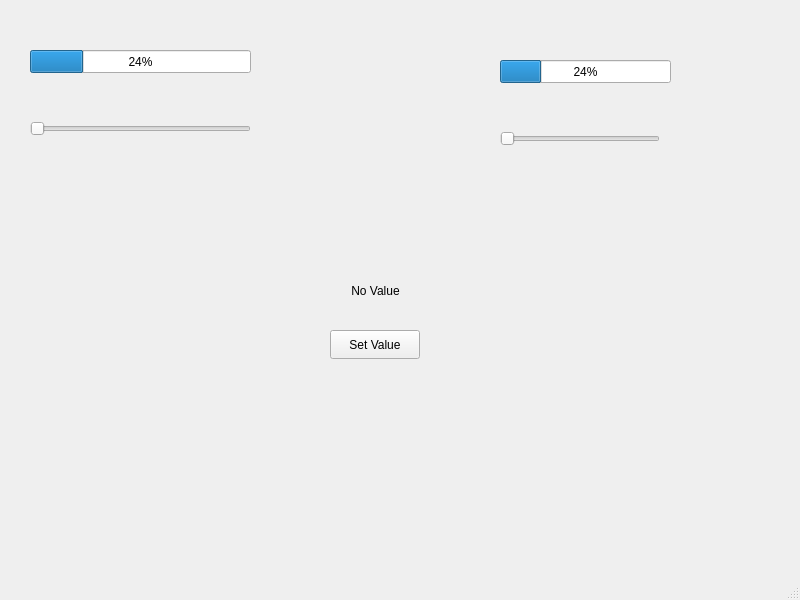
<?xml version="1.0" encoding="UTF-8"?>
<ui version="4.0">
 <class>MainWindow</class>
 <widget class="QMainWindow" name="MainWindow">
  <property name="geometry">
   <rect>
    <x>0</x>
    <y>0</y>
    <width>800</width>
    <height>600</height>
   </rect>
  </property>
  <property name="windowTitle">
   <string>MainWindow</string>
  </property>
  <widget class="QWidget" name="centralwidget">
   <widget class="QProgressBar" name="progressBar">
    <property name="geometry">
     <rect>
      <x>30</x>
      <y>50</y>
      <width>221</width>
      <height>23</height>
     </rect>
    </property>
    <property name="value">
     <number>24</number>
    </property>
   </widget>
   <widget class="QSlider" name="horizontalSlider">
    <property name="geometry">
     <rect>
      <x>30</x>
      <y>120</y>
      <width>221</width>
      <height>18</height>
     </rect>
    </property>
    <property name="orientation">
     <enum>Qt::Orientation::Horizontal</enum>
    </property>
   </widget>
   <widget class="QSlider" name="horizontalSlider_2">
    <property name="geometry">
     <rect>
      <x>500</x>
      <y>130</y>
      <width>160</width>
      <height>18</height>
     </rect>
    </property>
    <property name="orientation">
     <enum>Qt::Orientation::Horizontal</enum>
    </property>
   </widget>
   <widget class="QProgressBar" name="progressBar_2">
    <property name="geometry">
     <rect>
      <x>500</x>
      <y>60</y>
      <width>171</width>
      <height>23</height>
     </rect>
    </property>
    <property name="value">
     <number>24</number>
    </property>
   </widget>
   <widget class="QLabel" name="label">
    <property name="geometry">
     <rect>
      <x>290</x>
      <y>260</y>
      <width>171</width>
      <height>61</height>
     </rect>
    </property>
    <property name="text">
     <string>No Value</string>
    </property>
    <property name="alignment">
     <set>Qt::AlignmentFlag::AlignCenter</set>
    </property>
   </widget>
   <widget class="QPushButton" name="pushButton">
    <property name="geometry">
     <rect>
      <x>330</x>
      <y>330</y>
      <width>90</width>
      <height>29</height>
     </rect>
    </property>
    <property name="toolTip">
     <string>&lt;html&gt;&lt;head/&gt;&lt;body&gt;&lt;p&gt;push to set value&lt;/p&gt;&lt;/body&gt;&lt;/html&gt;</string>
    </property>
    <property name="text">
     <string>Set Value</string>
    </property>
   </widget>
  </widget>
  <widget class="QMenuBar" name="menubar">
   <property name="geometry">
    <rect>
     <x>0</x>
     <y>0</y>
     <width>800</width>
     <height>25</height>
    </rect>
   </property>
  </widget>
  <widget class="QStatusBar" name="statusbar"/>
 </widget>
 <resources/>
 <connections>
  <connection>
   <sender>horizontalSlider</sender>
   <signal>valueChanged(int)</signal>
   <receiver>progressBar</receiver>
   <slot>setValue(int)</slot>
   <hints>
    <hint type="sourcelabel">
     <x>150</x>
     <y>147</y>
    </hint>
    <hint type="destinationlabel">
     <x>131</x>
     <y>94</y>
    </hint>
   </hints>
  </connection>
 </connections>
</ui>
